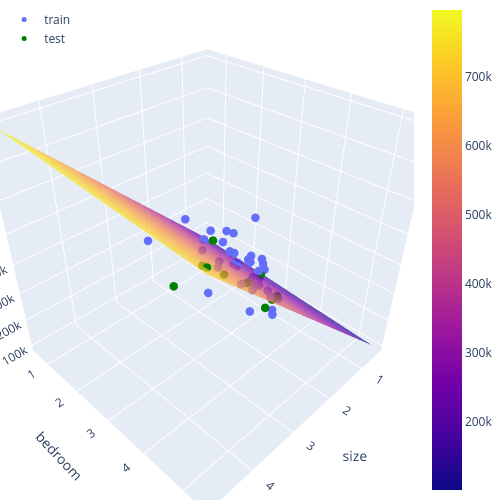

The cell this chart's notebook holds for it:
### Markdown cell above
Now that our model is trained, we can plot the regression surface using `plot_surface_3d` from `helpers`.

### Code cell
helpers.plot_surface_3d(w=w_mult,
                        X_train=X_train_mult, 
                        y_train=y_train_mult, 
                        X_test=X_test_mult, 
                        y_test=y_test_mult,
                        feature_names=feature_names_mult, 
                        label_name="price")

### Figure 1 — Plotly figure (JSON) as saved in the notebook; plotly's stock layout.template omitted (floating-point values rounded to 4 significant figures; data arrays with more than 128 entries replaced by an {"elided": "..."} marker saying what was removed)
{"data": [{"marker": {"opacity": 1, "size": 5}, "mode": "markers", "name": "train", "type": "scatter3d", "x": [1.6, 2.2, 2.04, 3.89, 2.567, 2.3, 1.437, 1.2, 1.38, 1.534, 1.94, 1.236, 1.416, 2.609, 1.664, 1.767, 1.811, 3.137, 1.962, 1.494, 1.268, 1.89, 1.839, 3.031, 1.0, 2.0, 2.132, 1.239, 1.1, 2.4, 0.852, 3.0, 1.32, 1.427, 2.104, 2.637, 1.458], "y": [3.0, 3.0, 4.0, 3.0, 4.0, 4.0, 3.0, 3.0, 3.0, 3.0, 4.0, 3.0, 2.0, 4.0, 2.0, 3.0, 4.0, 3.0, 4.0, 3.0, 3.0, 3.0, 2.0, 4.0, 1.0, 3.0, 4.0, 3.0, 3.0, 3.0, 2.0, 4.0, 2.0, 3.0, 3.0, 3.0, 3.0], "z": [329900, 475000, 314900, 573900, 314000, 449900, 249900, 299000, 212000, 314900, 239999, 199900, 232000, 499998, 368500, 252900, 285900, 579900, 259900, 242500, 259900, 329999, 349900, 599000, 169900, 347000, 345000, 229900, 249900, 369000, 179900, 539900, 299900, 198999, 399900, 299900, 464500]}, {"marker": {"color": "green", "opacity": 1, "size": 5}, "mode": "markers", "name": "test", "type": "scatter3d", "x": [1.604, 1.985, 2.162, 4.478, 1.852, 1.203, 4.215, 1.888, 2.238, 2.526], "y": [3.0, 4.0, 4.0, 5.0, 4.0, 3.0, 4.0, 2.0, 3.0, 3.0], "z": [242900, 299900, 287000, 699900, 299900, 239500, 549000, 255000, 329900, 469000]}, {"name": "pred_surface", "opacity": 0.7, "type": "surface", "x": [0.4894, 0.5619, 0.6344, 0.707, 0.7795, 0.852, 0.9245, 0.997, 1.07, 1.142, 1.215, 1.287, 1.36, 1.432, 1.505, 1.577, 1.65, 1.722, 1.795, 1.867, 1.94, 2.012, 2.085, 2.157, 2.23, 2.302, 2.375, 2.447, 2.52, 2.592, 2.665, 2.738, 2.81, 2.883, 2.955, 3.028, 3.1, 3.173, 3.245, 3.318, 3.39, 3.463, 3.535, 3.608, 3.68, 3.753, 3.825, 3.898, 3.97, 4.043, 4.115, 4.188, 4.26, 4.333, 4.405, 4.478, 4.551, 4.623, 4.696, 4.768, 4.841], "y": [0.6, 0.68, 0.76, 0.84, 0.92, 1.0, 1.08, 1.16, 1.24, 1.32, 1.4, 1.48, 1.56, 1.64, 1.72, 1.8, 1.88, 1.96, 2.04, 2.12, 2.2, 2.28, 2.36, 2.44, 2.52, 2.6, 2.68, 2.76, 2.84, 2.92, 3.0, 3.08, 3.16, 3.24, 3.32, 3.4, 3.48, 3.56, 3.64, 3.72, 3.8, 3.88, 3.96, 4.04, 4.12, 4.2, 4.28, 4.36, 4.44, 4.52, 4.6, 4.68, 4.76, 4.84, 4.92, 5.0, 5.08, 5.16, 5.24, 5.32, 5.4], "z": {"elided": "61x61 float values"}}], "layout": {"autosize": true, "height": 500, "legend": {"x": 0.01, "xanchor": "left", "y": 0.99, "yanchor": "top"}, "margin": {"b": 0, "l": 0, "r": 0, "t": 0}, "scene": {"xaxis": {"title": {"text": "size"}}, "yaxis": {"title": {"text": "bedroom"}}, "zaxis": {"title": {"text": "price"}}}, "width": 500}}
